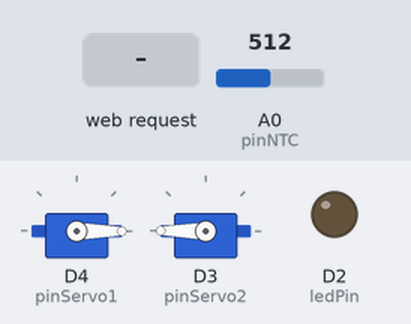
Simulated run of this program. Board: ESP8266 (NodeMCU). Parts: 2 × servo, output pins drawn as LEDs (lit = HIGH). Inputs (shaded band) come from the test bench; at power-on: A0 (pinNTC) = 512. WiFi joins after 1.5 s; servers stay silent unless stated; what the program prints to the serial monitor is not drawn.

Above: at 2.7 s.
2.8 s: HTTP request GET /LED=ON received
At 3.3 s:
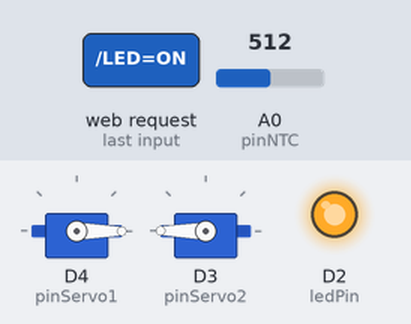
4.3 s: HTTP request GET /SERVO=ON received
At 5.5 s:
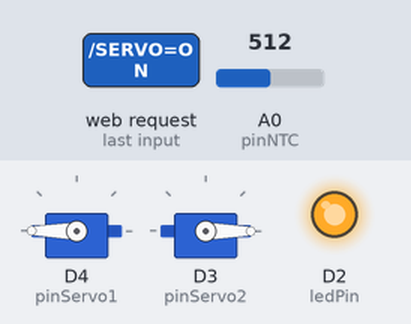
5.8 s: HTTP request GET /LED=OFF received
At 6.7 s:
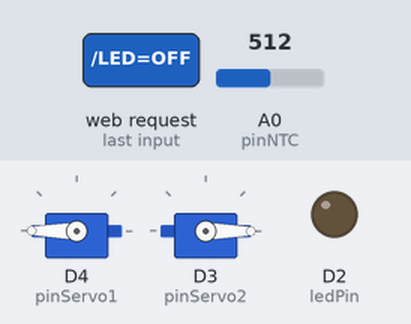
Timing chart, 0 to 8.8 s (numbered marks = the images above; inputs shaded):
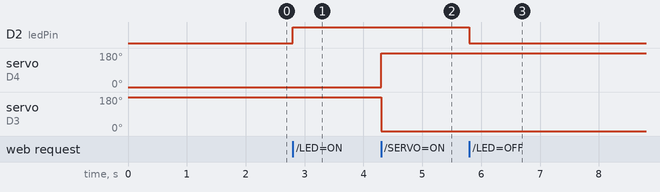

Measured:
- after the input at 2.8 s, D2 (ledPin): LOW → HIGH at once
- after the input at 4.3 s, servo on D4 (pinServo1): 0° → 180° at once; servo on D3 (pinServo2): 180° → 0° at once
- after the input at 5.8 s, D2 (ledPin): HIGH → LOW at once

The program:

main.cpp
```cpp
// Wallisson Dantas
#include <ESP8266WiFi.h>
#include <thermistor.h>
#include <Servo.h>

const char *ssid = "Wallisson Dantas";
const char *password = "fox199100";

Servo servo1;
Servo servo2;
// declaração dos pinos dos componentes
int pinServo1 = D4;
int pinServo2 = D3;
int ledPin = D2;
int pinNTC = A0;

int temperatura =0;
WiFiServer server(80);
THERMISTOR thermistor(pinNTC, 10000, 3950, 10000);

void setup()
{
  Serial.begin(115200);
  delay(10);

  servo1.attach(pinServo1);
  servo1.write(0); // posição inicial do servo1

  servo2.attach(pinServo2);
  servo2.write(180); // posição inicial do servo2

  pinMode(ledPin, OUTPUT);
  digitalWrite(ledPin, LOW);

  Serial.begin(9600);

  // Connect to WiFi network
  Serial.println();
  Serial.println();
  Serial.print("Connecting to ");
  Serial.println(ssid);

  WiFi.begin(ssid, password);

  while (WiFi.status() != WL_CONNECTED)
  {
    delay(500);
    Serial.print(".");
  }
  Serial.println("");
  Serial.println("WiFi connected");

  // Start the server
  server.begin();
  Serial.println("Server started");

  // Print the IP address
  Serial.print("Use this URL to connect: ");
  Serial.print("http://");
  Serial.print(WiFi.localIP());
  Serial.println("/");
}

void loop()
{
  // Check if a client has connected
  WiFiClient client = server.available();
  if (!client)
  {
    return;
  }

  // Wait until the client sends some data
  //Serial.println("new client");
  while (!client.available())
  {
    delay(1);
  }

  // Read the first line of the request
  String request = client.readStringUntil('\r');
  Serial.println(request);
  client.flush();

  // Match the request

  int value = LOW;
  int value1 = LOW;
  if (request.indexOf("/LED=ON") != -1)
  {
    digitalWrite(ledPin, HIGH);
    value = HIGH;
  }
  if (request.indexOf("/LED=OFF") != -1)
  {
    digitalWrite(ledPin, LOW);
    value = LOW;
  }
  if (request.indexOf("/SERVO=ON") != -1)
  {
    servo1.write(180);
    servo2.write(0);
    value1 = HIGH;
  }
  if (request.indexOf("/SERVO=OFF") != -1)
  {
    servo1.write(0);
    servo2.write(180);
    value1 = LOW;
  }
  // temperatura
  temperatura = thermistor.read();
  temperatura = (float(analogRead(pinNTC)) * 5 / (1023)) / 0.01; //fazendo a conversão para Celsius
  Serial.print("Temperatura: ");
  Serial.print(temperatura);
  Serial.println(" °C");

  Serial.println("");

  delay(1);
  // Set ledPin according to the request
  //digitalWrite(servoPin, value);

  // RETORNAR A RESPOSTA
  client.println("HTTP/1.1 200 OK");
  client.println("Content-Type: text/html");
  client.println(""); // do not forget this one
  client.println("<!DOCTYPE HTML>");
  client.println("<html>");

  client.println("<meta charset ='utf-8'/>");
  client.println("<meta name = 'viewport' content = 'width=device-width, initial-scale=1'>");

  client.println(F("<link href='https://maxcdn.bootstrapcdn.com/bootstrap/3.3.1/css/bootstrap.min.css' rel='stylesheet'></link>"));

  client.println("<div class='jumbotron'>");
  client.println("<h1 class='text-center'>PROJETO AQUARIUM’S</h1>");                 //TITULO DO PROJETO
  //client.println("<h2 class='text-center'>D1 MINI - ESP8266</h2>");                  //NOME DA PLACA UTILIZADA
  //client.println("<h2 class='text-center'>GRUPO: Helter, Sabrina e Wallisson</h2>"); //NOME DO GRUPO
  client.println("</div>");

  client.println("<div class='col-md-2'>");
  client.println("<div class='alert alert-info text-center' role='alert'>Alimentar</div>");        // quadrado com o nome Alimentar
  client.println("<a class='btn btn-success btn-lg center-block' href=\"/SERVO=ON\"> Abrir </a>"); //botão de ligar
  client.println("<br>");
  client.println("<a class='btn btn-danger btn-lg center-block' href=\"/SERVO=OFF\"> Fechar </a>"); //botão de desligar
  client.println("</div>");

  client.println("<div class='col-md-2'>");
  client.println("<div class='alert alert-info text-center' role='alert'>Lampada</div>");        // quadrado com o nome Alimentar
  client.println("<a class='btn btn-success btn-lg center-block' href=\"/LED=ON\"> Ligar </a>"); //botão de ligar
  client.println("<br>");
  client.println("<a class='btn btn-danger btn-lg center-block' href=\"/LED=OFF\"> Desligar </a>"); //botão de desligar
  client.println("</div>");


  //Temperatura Html
  temperatura = (float(analogRead(pinNTC)) * 5 / (1023)) / 0.01;
  client.print("<div class='col-md-6'>");
  client.print("<div class='alert alert-info text-center' role='alert'>Temperatura: ");
  client.print(temperatura);
  client.print(" °C ");
  client.println("</div> </div>");

  client.println("</html>");

  delay(1);
  Serial.println("Client disonnected");
  Serial.println("");
}
```
